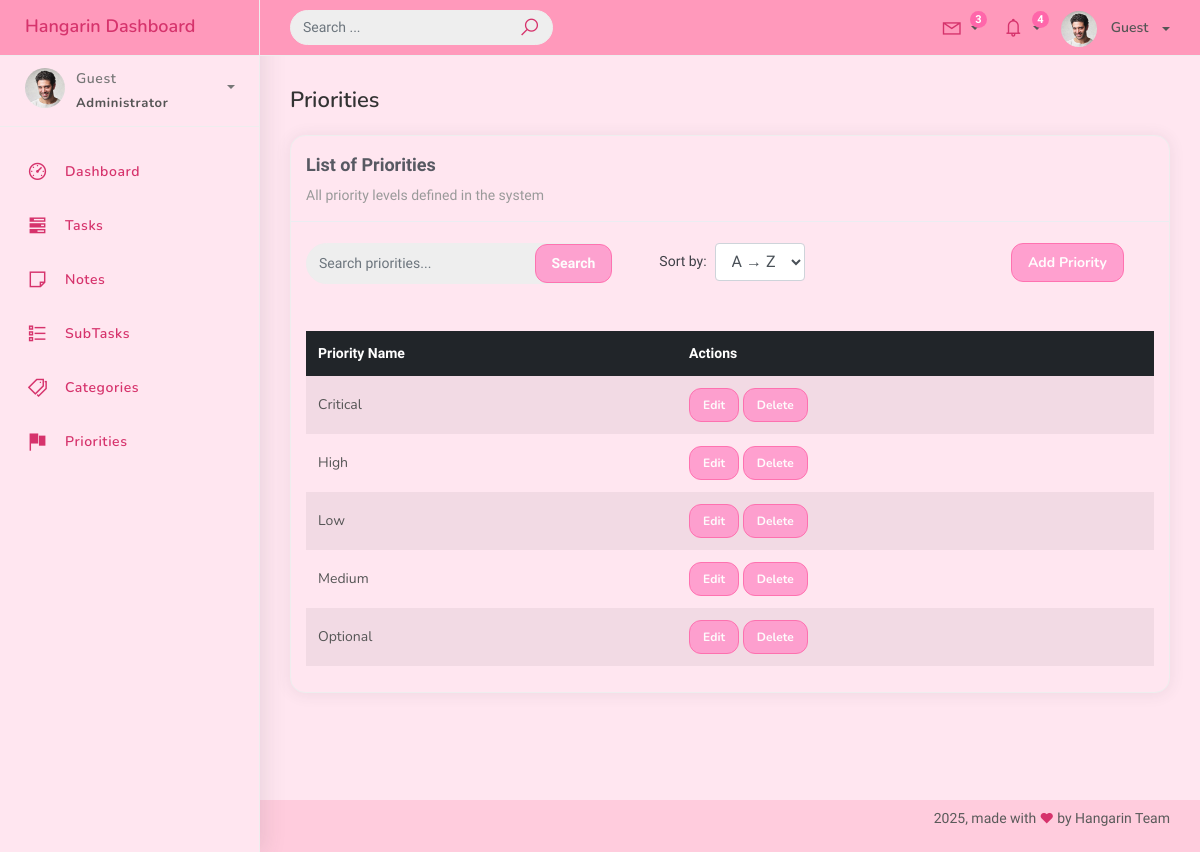
Page /priority_list/ on the earlier database version.
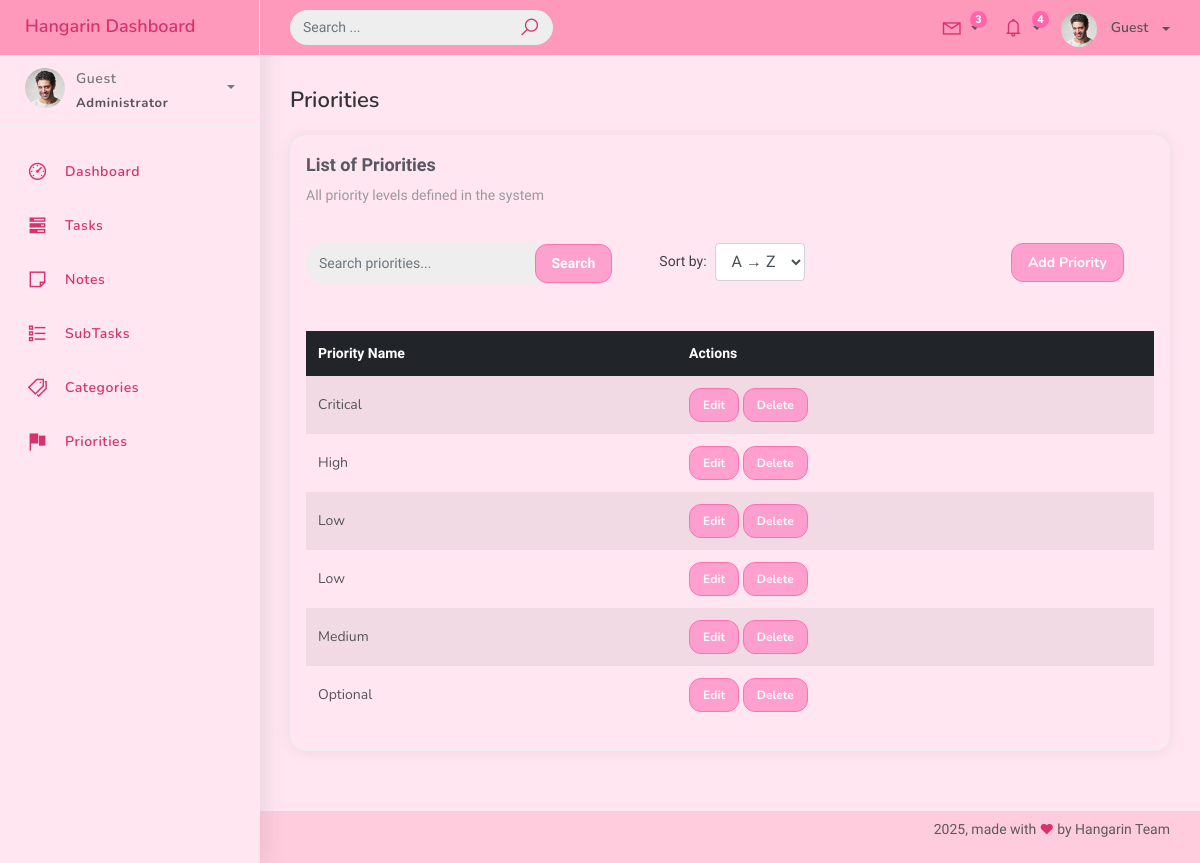
Same page on the later database version.
### studentorg/models.py (models this page shows, shortened)
class BaseModel(models.Model):
    created_at = models.DateTimeField(auto_now_add=True)
    updated_at = models.DateTimeField(auto_now=True)
    class Meta:
        abstract = True

class Priority(BaseModel):
    name = models.CharField(max_length=100)
    class Meta:
        verbose_name = "Priority"
        verbose_name_plural = "Priorities"

### studentorg/views.py (the view)
# urls.py: path("priority_list/", PriorityListView.as_view(), name="priority-list"),
class PriorityListView(ListView):
    model = Priority
    context_object_name = "priorities"
    template_name = "priority_list.html"
    paginate_by = 10
    ordering = ["name"]
    def get_queryset(self):
        qs = super().get_queryset()
        query = self.request.GET.get("q")
        order = self.request.GET.get("order", "name")
        if query:
            qs = qs.filter(Q(name__icontains=query))
        valid_fields = ["name", "-name", "created_at", "-created_at", "updated_at", "-updated_at"]
        if order in valid_fields:
            qs = qs.order_by(order)
        return qs
    def get_context_data(self, **kwargs):
        context = super().get_context_data(**kwargs)
        context["current_order"] = self.request.GET.get("order", "name")
        context["total_priorities"] = Priority.objects.count()
        return context

### templates/priority_list.html (shortened to what this page needs)
{% extends 'base.html' %}
{% load static %}
{% block content %}
<div class="content">
  <div class="container-fluid">
    <h4 class="page-title">Priorities</h4>
    <div class="row">
      <div class="col-md-12">
        <div class="card">
          <div class="card-header">
            <div class="card-title">List of Priorities</div>
            <div class="card-category">All priority levels defined in the system</div>
          </div>
          <br />
          <div class="col-md-12 row mb-3">
            <div class="col-md-5">
              <form class="navbar-left navbar-form nav-search mr-md-3" method="GET">
                <div class="input-group">
                  <input type="text" name="q" class="form-control" placeholder="Search priorities..." value="{{ request.GET.q }}">
                  <div class="input-group-append">
                    <button class="btn btn-primary" type="submit">Search</button>
                  </div>
                </div>
              </form>
            </div>
            <div class="col-md-4">
              <form method="GET" class="form-inline">
                <label for="order" class="mr-2">Sort by:</label>
                <select name="order" class="form-control" onchange="this.form.submit()">
                  <option value="name" {% if current_order == "name" %}selected{% endif %}>A → Z</option>
                </select>
              </form>
            </div>
            <div class="col-md-3">
              <div class="pull-right">
                <a href="{% url 'priority-add' %}" class="btn btn-success btn-rounded">Add Priority</a>
              </div>
            </div>
          </div>
          <div class="card-body">
            <div class="table-responsive" style="max-height: 500px; overflow-y: auto;">
              <table class="table table-striped mt-3">
                <thead class="thead-dark">
                  <tr>
                    <th>Priority Name</th>
                    <th>Actions</th>
                  </tr>
                </thead>
                <tbody>
                  {% for priority in priorities %}
                  <tr>
                    <td>{{ priority.name }}</td>
                    <td>
                      <a href="{% url 'priority-update' priority.id %}" class="btn btn-sm btn-primary">Edit</a>
                      <a href="{% url 'priority-delete' priority.id %}" class="btn btn-sm btn-danger">Delete</a>
                    </td>
                  </tr>
                  {% empty %}
                  <tr>
                    <td colspan="2" class="text-center text-muted">No priorities found.</td>
                  </tr>
                  {% endfor %}
                </tbody>
              </table>
            </div>
          </div>
        </div>
      </div>
    </div>
  </div>
</div>
{% endblock %}

### templates/base.html (shortened to what this page needs)
{% load static %}
<!DOCTYPE html>
<html lang="en">
<head>
    <link rel="stylesheet" href="{% static 'css/bootstrap.min.css' %}">
    <link rel="stylesheet" href="{% static 'css/ready.css' %}">
    <link rel="stylesheet" href="{% static 'css/demo.css' %}">
</head>
<body>
<div class="wrapper">
    <div class="main-header">
        <div class="logo-header">
            <a href="{% url 'home' %}" class="logo">Hangarin Dashboard</a>
        </div>
        <nav class="navbar navbar-header navbar-expand-lg">
            <div class="container-fluid">
                <form class="navbar-left navbar-form nav-search mr-md-3" action="">
                    <div class="input-group">
                        <input type="text" placeholder="Search ..." class="form-control">
                        <div class="input-group-append">
                            <span class="input-group-text"><i class="la la-search search-icon"></i></span>
                        </div>
                    </div>
                </form>
                <ul class="navbar-nav topbar-nav ml-md-auto align-items-center">
                    <li class="nav-item dropdown">
                        <a class="nav-link dropdown-toggle" href="#" id="messagesDropdown" data-toggle="dropdown">
                            <i class="la la-envelope"></i>
                            <span class="notification">3</span>
                        </a>
                    </li>
                    <li class="nav-item dropdown">
                        <a class="nav-link dropdown-toggle" href="#" id="notifDropdown" data-toggle="dropdown">
                            <i class="la la-bell"></i>
                            <span class="notification">4</span>
                        </a>
                    </li>
                    <li class="nav-item dropdown">
                        <a class="dropdown-toggle profile-pic" data-toggle="dropdown" href="#">
                            <img src="{% static 'img/profile.jpg' %}" alt="user-img" width="36" class="img-circle">
                            <span>{{ request.user.username|default:"Guest" }}</span>
                        </a>
                    </li>
                </ul>
            </div>
        </nav>
    </div>
    <div class="sidebar">
        <div class="scrollbar-inner sidebar-wrapper">
            <div class="user">
                <div class="photo">
                </div>
                <div class="info">
                    <a data-toggle="collapse" href="#adminCollapse" aria-expanded="false">
                        <span>
                            {{ request.user.username|default:"Guest" }}
                            <span class="user-level">Administrator</span>
                            <span class="caret"></span>
                        </span>
                    </a>
                </div>
            </div>
            <ul class="nav">
                <li class="nav-item">
                    <a class="nav-link" href="{% url 'home' %}">
                        <i class="la la-dashboard"></i>
                        <p>Dashboard</p>
                    </a>
                </li>
                <li class="nav-item">
                    <a class="nav-link" href="{% url 'task-list' %}">
                        <i class="la la-tasks"></i>
                        <p>Tasks</p>
                    </a>
                </li>
                <li class="nav-item">
                    <a class="nav-link" href="{% url 'note-list' %}">
                        <i class="la la-sticky-note"></i>
                        <p>Notes</p>
                    </a>
                </li>
                <li class="nav-item">
                    <a class="nav-link" href="{% url 'subtask-list' %}">
                        <i class="la la-list"></i>
                        <p>SubTasks</p>
                    </a>
                </li>
                <li class="nav-item">
                    <a class="nav-link" href="{% url 'category-list' %}">
                        <i class="la la-tags"></i>
                        <p>Categories</p>
                    </a>
                </li>
                <li class="nav-item">
                    <a class="nav-link" href="{% url 'priority-list' %}">
                        <i class="la la-flag"></i>
                        <p>Priorities</p>
                    </a>
                </li>
            </ul>
        </div>
    </div>
    <div class="main-panel">
        {% block content %}{% endblock %}
    </div>
    <footer class="footer">
        <div class="container-fluid">
            <nav class="pull-left">
                <ul class="nav">
                    <li class="nav-item"><a class="nav-link" href="#">Help</a></li>
                    <li class="nav-item"><a class="nav-link" href="https://themewagon.com/license/#free-item">Licenses</a></li>
                </ul>
            </nav>
            <div class="copyright ml-auto">
                2025, made with <i class="la la-heart heart text-danger"></i> by Hangarin Team
            </div>
        </div>
    </footer>
</div>
</body>
</html>

### templates/base.html (style rules this page uses)
body, .navbar, .sidebar, .nav-link, .dropdown-menu, .footer { font-family: 'Comic Neue', cursive !important; }
body { background-color: #fff0f6; }
.wrapper, .main-panel, .sidebar { background-color: #ffe6f0; }
.main-header, .footer { background-color: #ffccdd; }
.sidebar .nav-link { color: #d6336c !important; }
.navbar, .logo-header { background-color: #ff99bb !important; }
.navbar .nav-link { color: #ffffff !important; }
.btn { background-color: #ff99cc !important; border-color: #ff66aa !important; color: white !important; border-radius: 12px !important; font-weight: bold !important; }
.notification { background-color: #ff66aa !important; color: white !important; }
.card, .dropdown-menu, .user-box, .nav-collapse .nav-item a { background-color: #ffe6f0 !important; border-radius: 15px !important; }
a { color: #d6336c !important; }
.caret, .la, .ti, .fa { color: #d6336c !important; }

Differences in the rows shown:
added Priority: name "Low"
